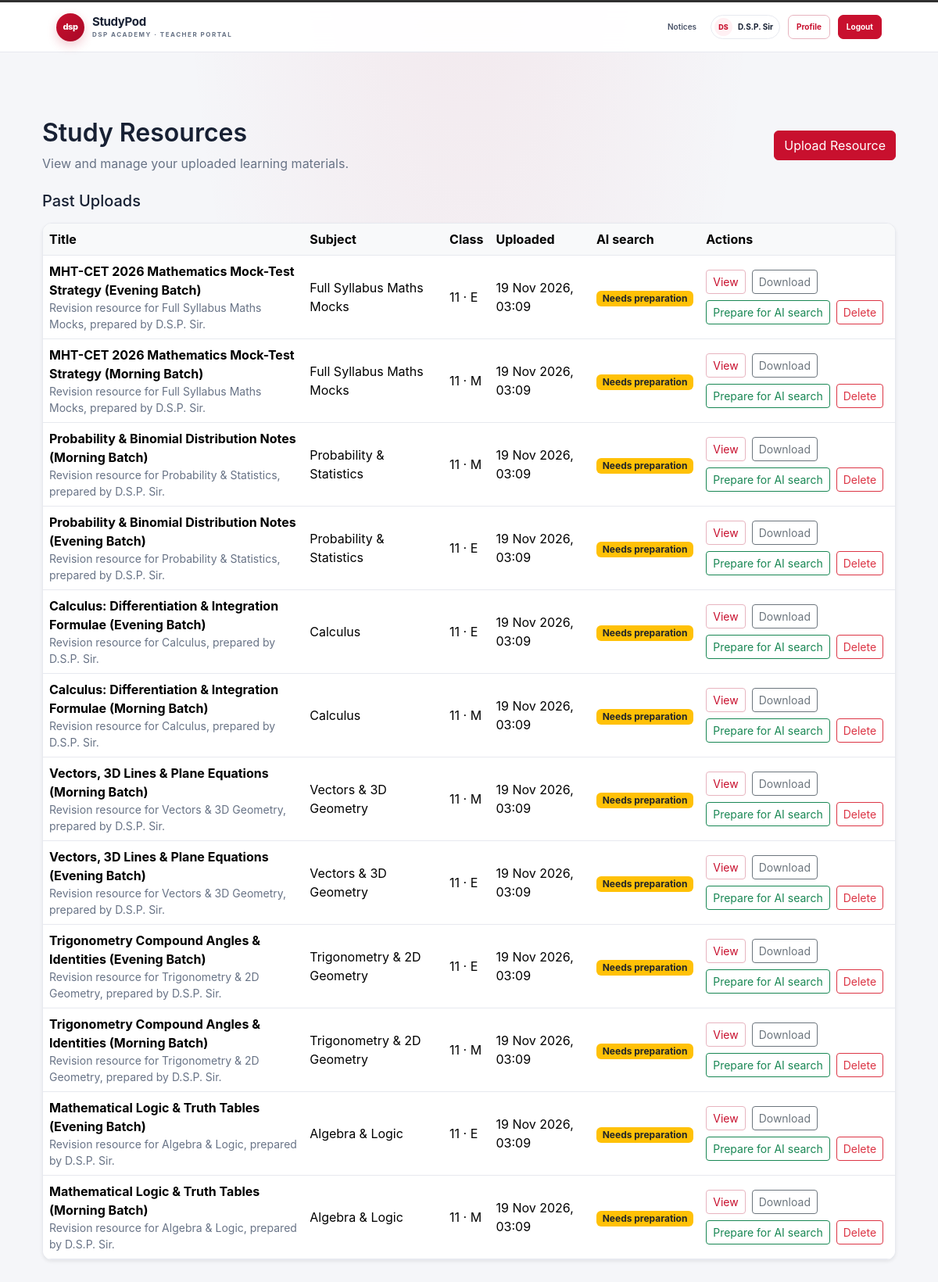
Page /resources/ (signed in) on the committed database.
### accounts/models.py (models this page shows, shortened)
class User(AbstractUser):
    class Role(models.TextChoices):
        TEACHER = "TEACHER", "Teacher"
        STUDENT = "STUDENT", "Student"
        PARENT = "PARENT", "Parent"
    role = models.CharField(
        max_length=10,
        choices=Role.choices,
        default=Role.STUDENT,
    )

### academics/models.py (models this page shows, shortened)
class Resource(models.Model):
    title = models.CharField(max_length=200)
    description = models.TextField(blank=True)
    teacher = models.ForeignKey(
        "accounts.TeacherProfile",
        on_delete=models.CASCADE,
        related_name="resources"
    )
    student_class = models.ForeignKey(
        Class,
        on_delete=models.CASCADE,
        related_name="resources"
    )
    subject = models.ForeignKey(
        Subject,
        on_delete=models.CASCADE,
        related_name="resources"
    )
    file = models.FileField(upload_to="resources/")
    created_at = models.DateTimeField(auto_now_add=True)

class Subject(models.Model):
    name = models.CharField(max_length=100)
    code = models.CharField(max_length=20, unique=True)

class Class(models.Model):
    name = models.CharField(max_length=50)
    section = models.CharField(max_length=10)
    academic_year = models.CharField(max_length=20)

### accounts/views.py (the view, shortened to what this page needs)
@login_required
def resource_list(request):
    user = request.user
    past_uploads = Resource.objects.none()
    if user.role == "TEACHER":
        past_uploads = Resource.objects.filter(
            teacher=user.teacher_profile
        ).select_related(
            "student_class",
            "subject"
        ).order_by(
            "-created_at"
        )
        resources = past_uploads
        from ai_suggestions.services.vector_store import StudyPodVectorStore
        try:
            vector_store = StudyPodVectorStore()
        except Exception:
            vector_store = None
        for resource in past_uploads:
            if vector_store is None:
                resource.indexing_status = "unknown"
                continue
            try:
                resource.indexing_status = (
                    "indexed" if vector_store.is_resource_indexed(resource.pk)
                    else "not_indexed"
                )
            except Exception:
                resource.indexing_status = "unknown"
    else:
        resources = Resource.objects.none()
    return render(
        request,
        "accounts/resource_list.html",
        {
            "resources": resources,
            "past_uploads": past_uploads,
        }
    )

### ai_suggestions/services/vector_store.py (called while the page is built)
    def is_resource_indexed(self, resource_id):
        records = self.collection.get(
            where={"resource_id": str(resource_id)},
            include=[],
        )
        return bool(records.get("ids"))

### accounts/templates/accounts/resource_list.html (shortened to what this page needs)
{% extends "accounts/base.html" %}
{% block content %}
<div class="container mt-5">
    <div class="d-flex justify-content-between align-items-center mb-4">
        <div>
            <h2>Study Resources</h2>
            {% if request.user.role == "STUDENT" or request.user.role == "PARENT" %}
                <p class="text-muted mb-0">
                    Learning materials available for your class.
                </p>
            {% else %}
                <p class="text-muted mb-0">
                    View and manage your uploaded learning materials.
                </p>
            {% endif %}
        </div>
        {% if request.user.role == "TEACHER" %}
            <a
                href="{% url 'resource_upload' %}"
                class="btn btn-primary"
            >
                Upload Resource
            </a>
        {% endif %}
    </div>
    {% if resources %}
        {% if request.user.role == "TEACHER" %}
            <h3 class="h5 mb-3">Past Uploads</h3>
            <div class="table-responsive card shadow-sm">
                <table class="table table-hover align-middle mb-0">
                    <thead class="table-light">
                        <tr>
                            <th>Title</th>
                            <th>Subject</th>
                            <th>Class</th>
                            <th>Uploaded</th>
                            <th>AI search</th>
                            <th>Actions</th>
                        </tr>
                    </thead>
                    <tbody>
                        {% for resource in past_uploads %}
                            <tr>
                                <td>
                                    <strong>{{ resource.title }}</strong>
                                    {% if resource.description %}
                                        <div class="small text-muted">{{ resource.description|truncatechars:100 }}</div>
                                    {% endif %}
                                </td>
                                <td>{{ resource.subject.name }}</td>
                                <td>{{ resource.student_class.name }}{% if resource.student_class.section %} · {{ resource.student_class.section }}{% endif %}</td>
                                <td>{{ resource.created_at|date:"d M Y, H:i" }}</td>
                                <td>
                                    {% if resource.indexing_status == "indexed" %}
                                        <span class="badge bg-success">Ready for AI search</span>
                                    {% elif resource.indexing_status == "not_indexed" %}
                                        <span class="badge bg-warning text-dark">Needs preparation</span>
                                    {% else %}
                                        <span class="badge bg-secondary">Status unavailable</span>
                                    {% endif %}
                                </td>
                                <td>
                                    <div class="d-flex flex-wrap gap-2">
                                        <a href="{% url 'teacher_resource_detail' resource.pk %}" class="btn btn-sm btn-outline-primary">View</a>
                                        <a href="{{ resource.file.url }}" download class="btn btn-sm btn-outline-secondary">Download</a>
                                        <form method="post" action="{% url 'teacher_resource_reindex' resource.pk %}">
                                            <button type="submit" class="btn btn-sm btn-outline-success">Prepare for AI search</button>
                                        </form>
                                        <form method="post" action="{% url 'teacher_resource_delete' resource.pk %}" onsubmit="return confirm('Delete this resource and its uploaded file?');">
                                            <button type="submit" class="btn btn-sm btn-outline-danger">Delete</button>
                                        </form>
                                    </div>
                                </td>
                            </tr>
                        {% endfor %}
                    </tbody>
                </table>
            </div>
        {% endif %}
    {% endif %}
</div>
{% endblock %}

### accounts/templates/accounts/partials/student_portal_header.html
<nav class="navbar navbar-expand-lg student-nav" aria-label="Student portal">
    <div class="container-fluid student-nav-inner">
        <a class="student-brand" href="{% url 'dashboard' %}" aria-label="StudyPod student dashboard">
            <span class="student-brand-mark">dsp</span>
            <span class="student-brand-copy">
                <strong>StudyPod</strong>
                <small>DSP ACADEMY · {% if user.role == "TEACHER" %}TEACHER PORTAL{% elif user.role == "PARENT" %}PARENT PORTAL{% else %}STUDENT PORTAL{% endif %}</small>
            </span>
        </a>
        <div class="student-nav-links">
            <a href="{% url 'notices' %}">Notices</a>
            <span class="student-user-chip">
                <span class="student-avatar">{% if user.first_name and user.last_name %}{{ user.first_name|first|upper }}{{ user.last_name|first|upper }}{% else %}{{ user.get_full_name|default:user.username|first|upper }}{% endif %}</span>
                {{ user.get_full_name|default:user.username }}
            </span>
            <a class="student-nav-button" href="{% url 'profile' %}">Profile</a>
            <a class="student-nav-button student-logout" href="{% url 'logout' %}">Logout</a>
        </div>
    </div>
</nav>

### accounts/templates/accounts/base.html (style rules this page uses)
:root { --sp-primary: #2563eb; --sp-navy: #0f172a; --sp-background: #f8fafc; --sp-text: #1e293b; --sp-muted: #64748b; --sp-border: #e2e8f0; }
body { background: var(--sp-background); color: var(--sp-text); font-family: -apple-system, BlinkMacSystemFont, "Segoe UI", sans-serif; }
h1, h2, h3, h4, h5, h6 { color: var(--sp-navy); font-weight: 600; }
.btn-primary { background-color: var(--sp-primary); border-color: var(--sp-primary); }
.card { background-color: #fff; border: 1px solid var(--sp-border); border-radius: 12px; box-shadow: 0 2px 8px rgb(15 23 42 / 5%); }
a:not(.btn):not(.navbar-brand) { color: var(--sp-primary); }
.navbar a:not(.btn):not(.navbar-brand) { color: #fff; }
.text-muted { color: var(--sp-muted) !important; }

### rows in the picture
User: first_name|first "D", last_name|first "S", get_full_name "D.S.P. Sir"
Resource: title "MHT-CET 2026 Mathematics Mock-Test Strategy (Evening Batch)", description "Revision resource for Full Syllabus Maths Mocks, prepared by D.S.P. Sir.", subject.name "Full Syllabus Maths Mocks", student_class.name "11", student_class.section "E", created_at "19 Nov 2026, 03:09", shows "Needs preparation"
Resource: title "MHT-CET 2026 Mathematics Mock-Test Strategy (Morning Batch)", description "Revision resource for Full Syllabus Maths Mocks, prepared by D.S.P. Sir.", subject.name "Full Syllabus Maths Mocks", student_class.name "11", student_class.section "M", created_at "19 Nov 2026, 03:09", shows "Needs preparation"
Resource: title "Probability & Binomial Distribution Notes (Morning Batch)", description "Revision resource for Probability & Statistics, prepared by D.S.P. Sir.", subject.name "Probability & Statistics", student_class.name "11", student_class.section "M", created_at "19 Nov 2026, 03:09", shows "Needs preparation"
Resource: title "Probability & Binomial Distribution Notes (Evening Batch)", description "Revision resource for Probability & Statistics, prepared by D.S.P. Sir.", subject.name "Probability & Statistics", student_class.name "11", student_class.section "E", created_at "19 Nov 2026, 03:09", shows "Needs preparation"
Resource: title "Calculus: Differentiation & Integration Formulae (Evening Batch)", description "Revision resource for Calculus, prepared by D.S.P. Sir.", subject.name "Calculus", student_class.name "11", student_class.section "E", created_at "19 Nov 2026, 03:09", shows "Needs preparation"
Resource: title "Calculus: Differentiation & Integration Formulae (Morning Batch)", description "Revision resource for Calculus, prepared by D.S.P. Sir.", subject.name "Calculus", student_class.name "11", student_class.section "M", created_at "19 Nov 2026, 03:09", shows "Needs preparation"
Resource: title "Vectors, 3D Lines & Plane Equations (Morning Batch)", description "Revision resource for Vectors & 3D Geometry, prepared by D.S.P. Sir.", subject.name "Vectors & 3D Geometry", student_class.name "11", student_class.section "M", created_at "19 Nov 2026, 03:09", shows "Needs preparation"
Resource: title "Vectors, 3D Lines & Plane Equations (Evening Batch)", description "Revision resource for Vectors & 3D Geometry, prepared by D.S.P. Sir.", subject.name "Vectors & 3D Geometry", student_class.name "11", student_class.section "E", created_at "19 Nov 2026, 03:09", shows "Needs preparation"
Resource: title "Trigonometry Compound Angles & Identities (Evening Batch)", description "Revision resource for Trigonometry & 2D Geometry, prepared by D.S.P. Sir.", subject.name "Trigonometry & 2D Geometry", student_class.name "11", student_class.section "E", created_at "19 Nov 2026, 03:09", shows "Needs preparation"
Resource: title "Trigonometry Compound Angles & Identities (Morning Batch)", description "Revision resource for Trigonometry & 2D Geometry, prepared by D.S.P. Sir.", subject.name "Trigonometry & 2D Geometry", student_class.name "11", student_class.section "M", created_at "19 Nov 2026, 03:09", shows "Needs preparation"
Resource: title "Mathematical Logic & Truth Tables (Evening Batch)", description "Revision resource for Algebra & Logic, prepared by D.S.P. Sir.", subject.name "Algebra & Logic", student_class.name "11", student_class.section "E", created_at "19 Nov 2026, 03:09", shows "Needs preparation"
Resource: title "Mathematical Logic & Truth Tables (Morning Batch)", description "Revision resource for Algebra & Logic, prepared by D.S.P. Sir.", subject.name "Algebra & Logic", student_class.name "11", student_class.section "M", created_at "19 Nov 2026, 03:09", shows "Needs preparation"
